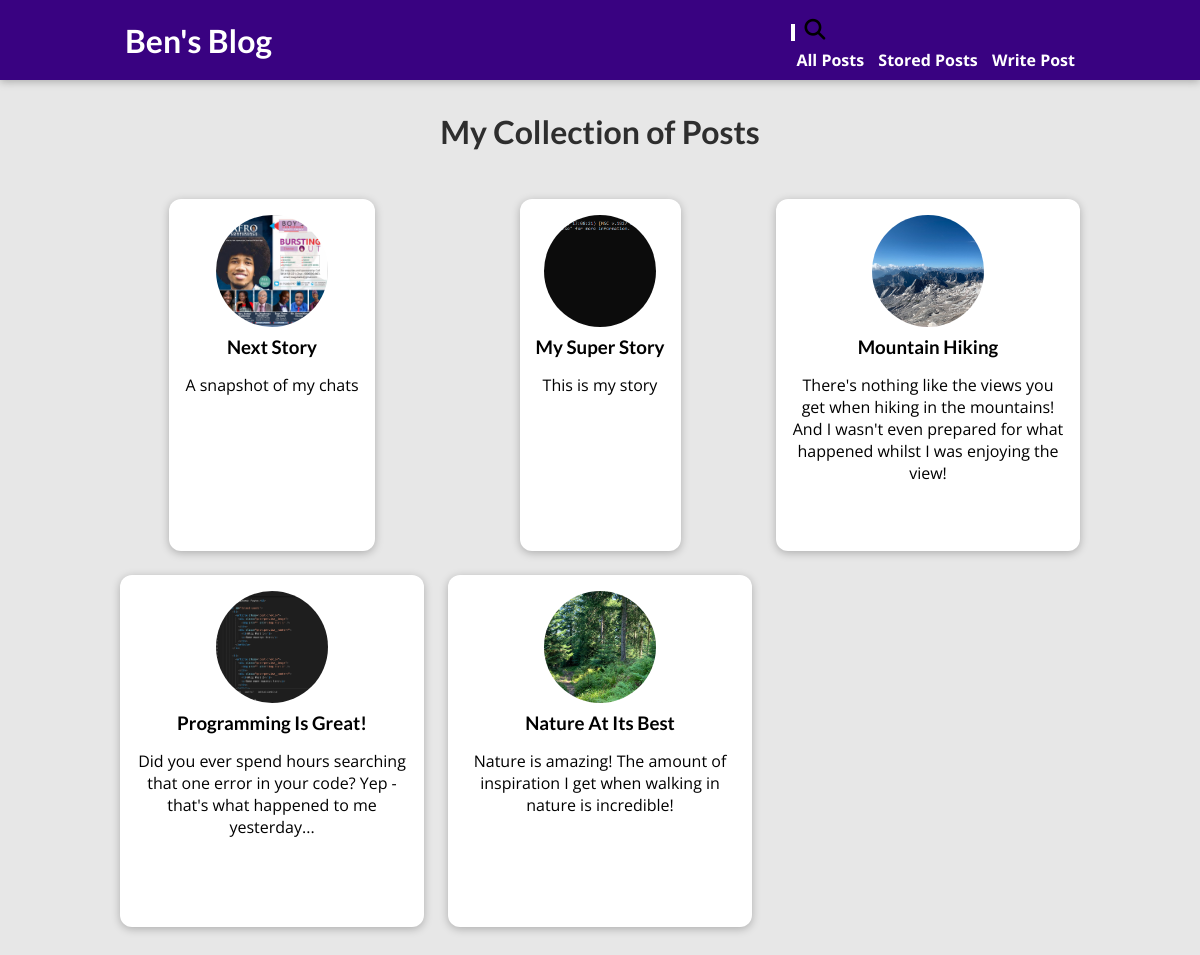
/blog/posts/, run on an earlier commit of the app's database.
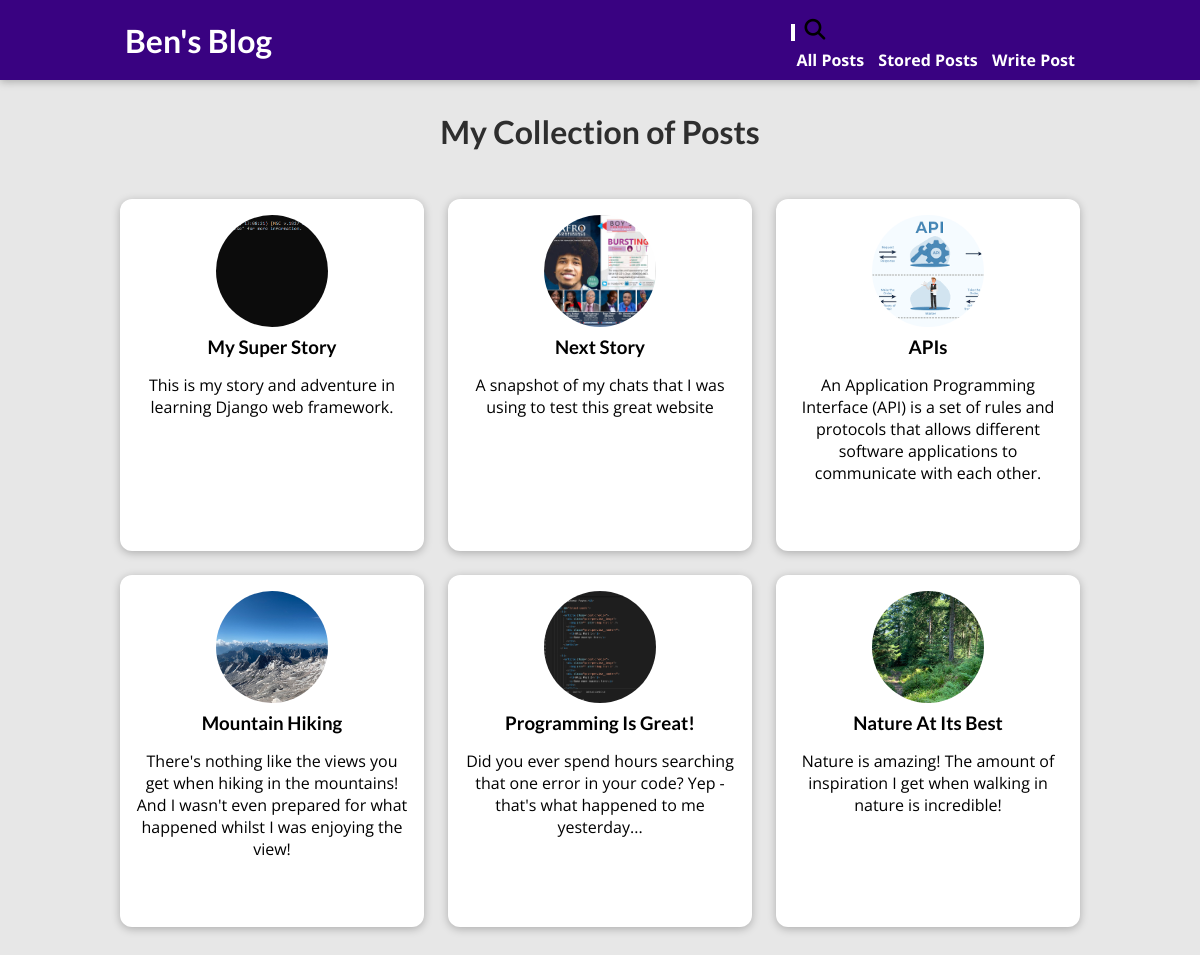
And on a later commit of the database.
### blog/models.py (models this page shows, shortened)
class Post(models.Model):
    title = models.CharField(max_length=200)
    image_name = models.ImageField(upload_to='posts', null=True) # upload_to is the directory where the image will be saved, upload_to will handle file uploads
    excerpt = models.CharField(validators=[MinLengthValidator(50)], max_length=200)
    content = models.TextField(validators=[MinLengthValidator(50)])
    date = models.DateField(auto_now=True)
    slug = models.SlugField(max_length=200, unique=True, blank=True, null=False)
    author = models.ForeignKey(Author, on_delete=models.SET_NULL, null=True, related_name='posts') # one author can have many posts
    tag = models.ManyToManyField(Tag, related_name='tags') # one post can have many tags

### blog/views.py (the view)
# urls.py: path('posts/', views.PostListView.as_view(), name='posts_page'),
class PostListView(ListView):
    model = Post
    template_name = 'blog/all-posts.html'
    context_object_name = 'all_posts'
    ordering = ['-date']

### blog/templates/blog/all-posts.html (shortened to what this page needs)
{% extends 'base.html' %}
{% load static %}
{% block css_files %}
    <link rel="stylesheet" href="{% static 'blog/includes/post.css' %}">
    <link rel="stylesheet" href="{% static 'blog/all-posts.css' %}">
{% endblock %}
{% block content %}
    <section id="all-posts">
        <h2>My Collection of Posts</h2>
        <ul>
            {% for post in all_posts %}
                {% include "blog/includes/post.html" with post=post %}
            {% endfor %}
        </ul>
    </section>
{% endblock%}

### blog/templates/blog/includes/post.html
<li>
    <article class="post">
        <a href="{% url 'post_detail_page' post.slug %}">
            <img src=" {{ post.image_name.url }}" alt="{{post.title}}">
            <div class="post-content">
                <h3>{{ post.title }}</h3>
                <p>{{post.excerpt}} </p>
            </div>
        </a>
    </article>
</li>

What changed in the data, as far as the page shows it:
changed Post "My Super Story": excerpt "This is my story" → "This is my story and adventure in learning Django web framework."; moves up the list
changed Post "Next Story": excerpt "A snapshot of my chats" → "A snapshot of my chats that I was using to test this great website"
added Post: image_name (picture), title "APIs", excerpt "An Application Programming Interface (API) is a set of rules and protocols that allows different software applications to communicate with each other."
